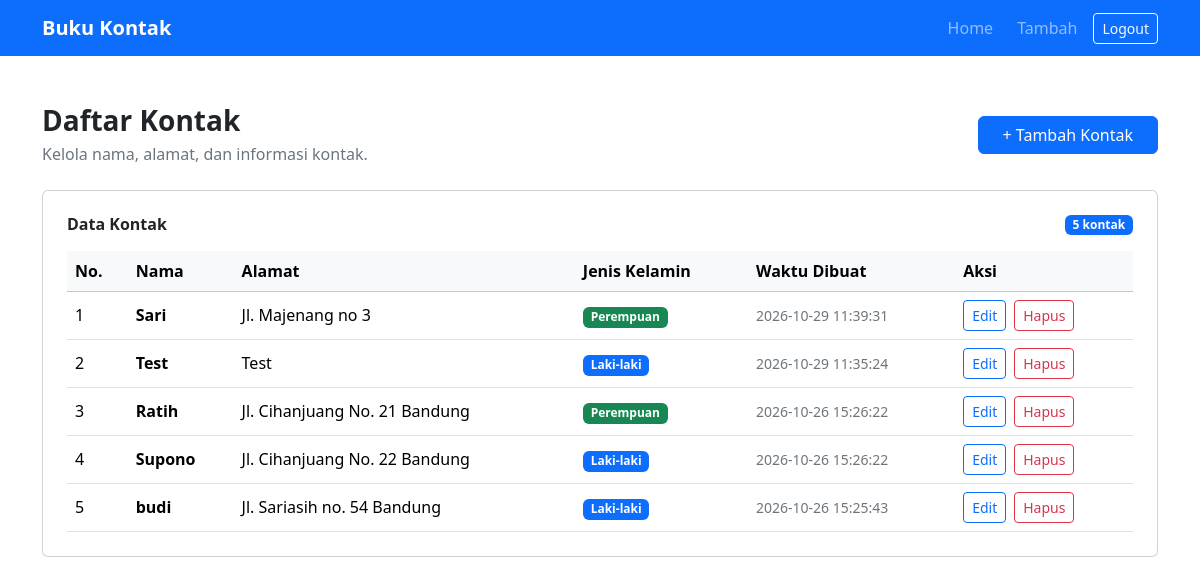
Screenshot of /dashboard.php (signed in) with the database file from the repository.
### tables this page shows
CREATE TABLE IF NOT EXISTS `kontak` (
  `id_kontak` int unsigned NOT NULL AUTO_INCREMENT,
  `nama` varchar(150) NOT NULL,
  `alamat` text,
  `jenis_kelamin` enum('L','P') DEFAULT 'L',
  `create_on` datetime DEFAULT NULL,
  PRIMARY KEY (`id_kontak`)
);

### fungsi.php (called while the page is built, shortened)
<?php
function aman($teks) {
    return htmlspecialchars(
        (string) $teks,
        ENT_QUOTES | ENT_SUBSTITUTE,
        "UTF-8"
    );
}

### dashboard.php (the view, shortened to what this page needs)
<?php
require "fungsi.php";
require "koneksi.php";
$hasil = null;
try {
    $hasil = $koneksi->query(
        "SELECT id_kontak, nama, alamat, jenis_kelamin, create_on
         FROM kontak
         ORDER BY id_kontak DESC"
    );
} catch (mysqli_sql_exception $error) {
    error_log($error->getMessage());
    $errorDatabase = "Data kontak belum dapat dimuat. Silakan coba kembali.";
}
require "header.php";
?>
<div class="d-flex flex-wrap justify-content-between
            align-items-center gap-3 mb-4">
    <div>
        <h1 class="h3 fw-bold mb-1">Daftar Kontak</h1>
        <p class="text-secondary mb-0">
            Kelola nama, alamat, dan informasi kontak.
        </p>
    </div>
    <a href="tambah.php" class="btn btn-primary px-4">
        + Tambah Kontak
    </a>
</div>
<div class="card">
    <div class="card-body p-4">
        <div class="d-flex justify-content-between align-items-center mb-3">
            <h2 class="h6 fw-bold mb-0">Data Kontak</h2>
            <?php if ($hasil !== null): ?>
                <span class="badge text-bg-primary">
                    <?= $hasil->num_rows ?> kontak
                </span>
            <?php endif; ?>
        </div>
        <div class="table-responsive">
            <table class="table table-hover align-middle mb-0">
                <thead class="table-light">
                    <tr>
                        <th>No.</th>
                        <th>Nama</th>
                        <th>Alamat</th>
                        <th>Jenis Kelamin</th>
                        <th>Waktu Dibuat</th>
                        <th>Aksi</th>
                    </tr>
                </thead>
                <tbody>
                    <?php $nomor = 1; ?>
                    <?php if ($hasil !== null): ?>
                        <?php while ($data = $hasil->fetch_assoc()): ?>
                            <tr>
                                <td><?= $nomor++ ?></td>
                                <td class="fw-semibold">
                                    <?= aman($data["nama"]) ?>
                                </td>
                                <td class="alamat"><?= aman($data["alamat"] ?? "-") ?></td>
                                <td>
                                    <?php if ($data["jenis_kelamin"] === "L"): ?>
                                        <span class="badge text-bg-primary">
                                            Laki-laki
                                        </span>
                                    <?php elseif ($data["jenis_kelamin"] === "P"): ?>
                                        <span class="badge text-bg-success">
                                            Perempuan
                                        </span>
                                    <?php else: ?>
                                        <span class="badge text-bg-secondary">
                                            Belum diisi
                                        </span>
                                    <?php endif; ?>
                                </td>
                                <td class="small text-secondary">
                                    <?= aman($data["create_on"] ?? "-") ?>
                                </td>
                                <td>
                                    <div class="d-flex gap-2">
                                        <a
                                            href="edit.php?id=<?= aman($data["id_kontak"]) ?>"
                                            class="btn btn-outline-primary btn-sm"
                                        >
                                            Edit
                                        </a>
                                        <form
                                            action="hapus.php"
                                            method="post"
                                            class="m-0"
                                            onsubmit="return confirm('Hapus kontak ini?');"
                                        >
                                            <button
                                                type="submit"
                                                class="btn btn-outline-danger btn-sm"
                                            >
                                                Hapus
                                            </button>
                                        </form>
                                    </div>
                                </td>
                            </tr>
                        <?php endwhile; ?>
                    <?php endif; ?>
                </tbody>
            </table>
        </div>
    </div>
</div>

### header.php (shortened to what this page needs)
<?php
require_once __DIR__ . '/fungsi.php';
?>
<!DOCTYPE html>
<html lang="id">
<head>
    <link href="assets/css/bootstrap.min.css" rel="stylesheet">
</head>
<body>
    <nav class="navbar navbar-expand-lg navbar-dark bg-primary">
    <div class="container">
        <a class="navbar-brand fw-bold" href="dashboard.php">
            Buku Kontak
        </a>
        <div class="collapse navbar-collapse" id="menuNavigasi">
            <ul class="navbar-nav ms-auto align-items-lg-center gap-lg-2">
                <li class="nav-item">
                    <a class="nav-link" href="dashboard.php">Home</a>
                </li>
                <li class="nav-item">
                    <a class="nav-link" href="tambah.php">Tambah</a>
                </li>
                <li class="nav-item">
                    <form action="logout.php" method="post" class="m-0">
                        <button
                            type="submit"
                            class="btn btn-outline-light btn-sm my-2 my-lg-0"
                        >
                            Logout
                        </button>
                    </form>
                </li>
            </ul>
        </div>
    </div>
</nav>
    <main class="container py-5">

### rows the page displays
kontak: nama "Sari", alamat "Jl. Majenang no 3", jenis_kelamin "Perempuan", create_on "2026-10-29 11:39:31"
kontak: nama "Test", alamat "Test", jenis_kelamin "Laki-laki", create_on "2026-10-29 11:35:24"
kontak: nama "Ratih", alamat "Jl. Cihanjuang No. 21 Bandung", jenis_kelamin "Perempuan", create_on "2026-10-26 15:26:22"
kontak: nama "Supono", alamat "Jl. Cihanjuang No. 22 Bandung", jenis_kelamin "Laki-laki", create_on "2026-10-26 15:26:22"
kontak: nama "budi", alamat "Jl. Sariasih no. 54 Bandung", jenis_kelamin "Laki-laki", create_on "2026-10-26 15:25:43"

### other values shown
$hasil->num_rows "5"
